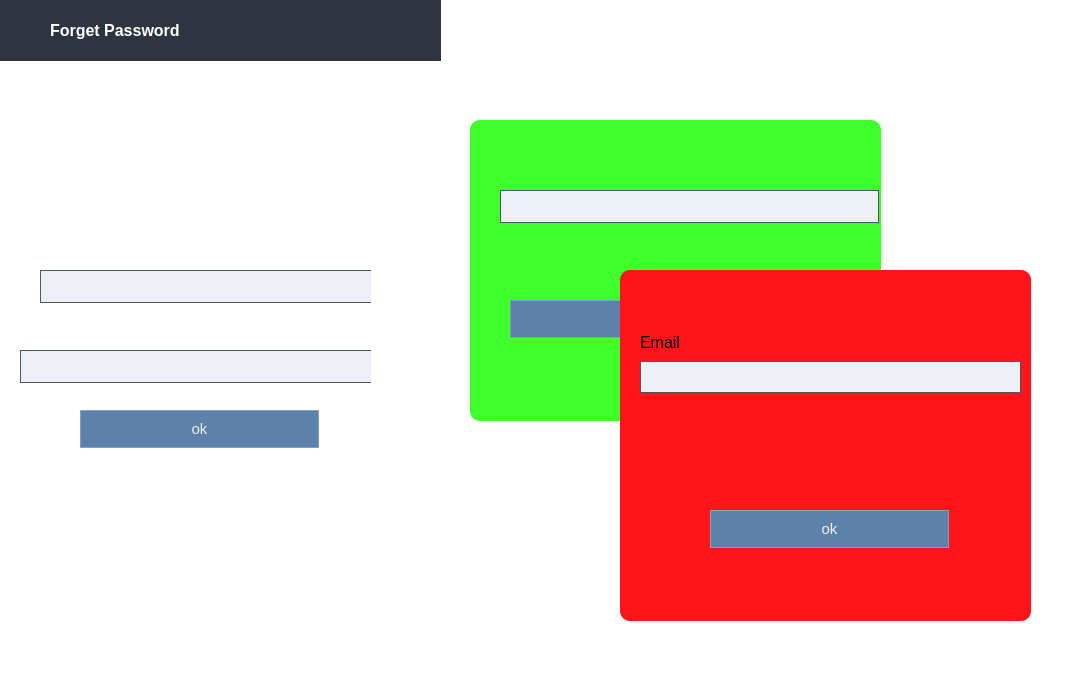
<?xml version="1.0" encoding="UTF-8"?>
<ui version="4.0">
 <class>CreateAccountDialog</class>
 <widget class="QDialog" name="CreateAccountDialog">
  <property name="geometry">
   <rect>
    <x>0</x>
    <y>0</y>
    <width>1066</width>
    <height>685</height>
   </rect>
  </property>
  <property name="windowTitle">
   <string>Dialog</string>
  </property>
  <property name="styleSheet">
   <string notr="true"> QWidget {
    background-color:rgb(255, 255, 255); /* Light Gray for Light Mode */
    color: #000000;           /* Black Text */
    font-family: &quot;Segoe UI&quot;, Arial, sans-serif;
    font-size: 12pt;
border-radius: 10px;
}</string>
  </property>
  <widget class="QWidget" name="widget_2" native="true">
   <property name="geometry">
    <rect>
     <x>0</x>
     <y>0</y>
     <width>441</width>
     <height>61</height>
    </rect>
   </property>
   <property name="styleSheet">
    <string notr="true">/*background-color: #bababa;*/
border-radius: 0px;
 background-color:#2e3440;</string>
   </property>
   <widget class="QLabel" name="label_7">
    <property name="geometry">
     <rect>
      <x>50</x>
      <y>10</y>
      <width>161</width>
      <height>41</height>
     </rect>
    </property>
    <property name="font">
     <font>
      <family>Segoe UI</family>
      <pointsize>12</pointsize>
      <bold>true</bold>
     </font>
    </property>
    <property name="styleSheet">
     <string notr="true">color: rgb(255, 255, 255);</string>
    </property>
    <property name="text">
     <string>Forget Password</string>
    </property>
   </widget>
   <widget class="QLabel" name="label_8">
    <property name="geometry">
     <rect>
      <x>10</x>
      <y>20</y>
      <width>31</width>
      <height>31</height>
     </rect>
    </property>
    <property name="text">
     <string/>
    </property>
    <property name="pixmap">
     <pixmap resource="../resources/rec.qrc">:/newPrefix/more_icons/settingssmallg.png</pixmap>
    </property>
    <property name="scaledContents">
     <bool>true</bool>
    </property>
   </widget>
  </widget>
  <widget class="QFrame" name="frame">
   <property name="geometry">
    <rect>
     <x>620</x>
     <y>270</y>
     <width>411</width>
     <height>351</height>
    </rect>
   </property>
   <property name="styleSheet">
    <string notr="true">background-color: rgb(255, 21, 25);</string>
   </property>
   <property name="frameShape">
    <enum>QFrame::Shape::StyledPanel</enum>
   </property>
   <property name="frameShadow">
    <enum>QFrame::Shadow::Raised</enum>
   </property>
   <widget class="QWidget" name="layoutWidget">
    <property name="geometry">
     <rect>
      <x>20</x>
      <y>60</y>
      <width>381</width>
      <height>63</height>
     </rect>
    </property>
    <layout class="QVBoxLayout" name="verticalLayout_2">
     <item>
      <widget class="QLabel" name="label_3">
       <property name="font">
        <font>
         <family>Segoe UI</family>
         <pointsize>12</pointsize>
        </font>
       </property>
       <property name="text">
        <string>Email</string>
       </property>
      </widget>
     </item>
     <item>
      <widget class="QLineEdit" name="email_field">
       <property name="styleSheet">
        <string notr="true">/* Input Field */
QLineEdit {
    background-color: #eceff4; /* Light background */
    color: #000000; /* Black text */
    border: 1px solid #4C566A; /* Subtle gray-blue border */
    border-radius: 0px; /* No rounded corners */
    padding: 6px; /* Padding inside the field */
    font-size: 14px; /* Standard font size */
}

/* Focused Input Field */
QLineEdit:focus {
    border: 1px solid #88C0D0; /* Light blue/teal border on focus */
    background-color: #e1e9f2; /* Slightly lighter background on focus */
}

/* Placeholder Text */
QLineEdit::placeholder {
    color: #4C566A; /* Darker gray for placeholder text */
}
</string>
       </property>
      </widget>
     </item>
    </layout>
   </widget>
   <widget class="QPushButton" name="check_mail_button">
    <property name="geometry">
     <rect>
      <x>90</x>
      <y>240</y>
      <width>239</width>
      <height>38</height>
     </rect>
    </property>
    <property name="minimumSize">
     <size>
      <width>86</width>
      <height>38</height>
     </size>
    </property>
    <property name="styleSheet">
     <string notr="true">QPushButton {
    background-color: #5E81AC; /* Nord Blue */
    color: #ECEFF4; /* Light text */
    border: 1px solid #81A1C1; /* Lighter blue border */
    border-radius: 0px; /* No roundness */
    padding: 6px 12px;
    font-family: &quot;Segoe UI&quot;;
    font-size: 15px;
    min-width: 60px;
    min-height: 24px;
}

/* Hover State */
QPushButton:hover {
    background-color: #81A1C1; /* Lighter Nord Blue */
    border: 1px solid #88C0D0; /* Teal highlight */
}

/* Pressed State */
QPushButton:pressed {
    background-color: #4C566A; /* Darker Nord Blue */
    border: 1px solid #8FBCBB; /* Teal accent */
}

/* Edit Button Specific Style */
QPushButton#editButton {
    background-color: #88C0D0; /* Soft Teal Blue */
    color: #2E3440; /* Darker text for contrast */
    border: 1px solid #8FBCBB; /* Teal border */
}

QPushButton#editButton:hover {
    background-color: #8FBCBB; /* Slightly lighter teal */
    border: 1px solid #81A1C1; /* Soft blue highlight */
}

QPushButton#editButton:pressed {
    background-color: #5E81AC; /* Dark Nord Blue */
    border: 1px solid #4C566A; /* Darker border */
}
</string>
    </property>
    <property name="text">
     <string>ok</string>
    </property>
   </widget>
   <widget class="QLineEdit" name="warnning">
    <property name="geometry">
     <rect>
      <x>100</x>
      <y>170</y>
      <width>211</width>
      <height>34</height>
     </rect>
    </property>
   </widget>
  </widget>
  <widget class="QFrame" name="frame_2">
   <property name="geometry">
    <rect>
     <x>470</x>
     <y>120</y>
     <width>411</width>
     <height>301</height>
    </rect>
   </property>
   <property name="styleSheet">
    <string notr="true">background-color: rgb(64, 255, 43);</string>
   </property>
   <property name="frameShape">
    <enum>QFrame::Shape::StyledPanel</enum>
   </property>
   <property name="frameShadow">
    <enum>QFrame::Shadow::Raised</enum>
   </property>
   <widget class="QLineEdit" name="email_field_2">
    <property name="geometry">
     <rect>
      <x>30</x>
      <y>70</y>
      <width>379</width>
      <height>33</height>
     </rect>
    </property>
    <property name="styleSheet">
     <string notr="true">/* Input Field */
QLineEdit {
    background-color: #eceff4; /* Light background */
    color: #000000; /* Black text */
    border: 1px solid #4C566A; /* Subtle gray-blue border */
    border-radius: 0px; /* No rounded corners */
    padding: 6px; /* Padding inside the field */
    font-size: 14px; /* Standard font size */
}

/* Focused Input Field */
QLineEdit:focus {
    border: 1px solid #88C0D0; /* Light blue/teal border on focus */
    background-color: #e1e9f2; /* Slightly lighter background on focus */
}

/* Placeholder Text */
QLineEdit::placeholder {
    color: #4C566A; /* Darker gray for placeholder text */
}
</string>
    </property>
   </widget>
   <widget class="QPushButton" name="check_mail_button_3">
    <property name="geometry">
     <rect>
      <x>40</x>
      <y>180</y>
      <width>239</width>
      <height>38</height>
     </rect>
    </property>
    <property name="minimumSize">
     <size>
      <width>86</width>
      <height>38</height>
     </size>
    </property>
    <property name="styleSheet">
     <string notr="true">QPushButton {
    background-color: #5E81AC; /* Nord Blue */
    color: #ECEFF4; /* Light text */
    border: 1px solid #81A1C1; /* Lighter blue border */
    border-radius: 0px; /* No roundness */
    padding: 6px 12px;
    font-family: &quot;Segoe UI&quot;;
    font-size: 15px;
    min-width: 60px;
    min-height: 24px;
}

/* Hover State */
QPushButton:hover {
    background-color: #81A1C1; /* Lighter Nord Blue */
    border: 1px solid #88C0D0; /* Teal highlight */
}

/* Pressed State */
QPushButton:pressed {
    background-color: #4C566A; /* Darker Nord Blue */
    border: 1px solid #8FBCBB; /* Teal accent */
}

/* Edit Button Specific Style */
QPushButton#editButton {
    background-color: #88C0D0; /* Soft Teal Blue */
    color: #2E3440; /* Darker text for contrast */
    border: 1px solid #8FBCBB; /* Teal border */
}

QPushButton#editButton:hover {
    background-color: #8FBCBB; /* Slightly lighter teal */
    border: 1px solid #81A1C1; /* Soft blue highlight */
}

QPushButton#editButton:pressed {
    background-color: #5E81AC; /* Dark Nord Blue */
    border: 1px solid #4C566A; /* Darker border */
}
</string>
    </property>
    <property name="text">
     <string>ok</string>
    </property>
   </widget>
  </widget>
  <widget class="QFrame" name="frame_3">
   <property name="geometry">
    <rect>
     <x>20</x>
     <y>70</y>
     <width>351</width>
     <height>431</height>
    </rect>
   </property>
   <property name="frameShape">
    <enum>QFrame::Shape::StyledPanel</enum>
   </property>
   <property name="frameShadow">
    <enum>QFrame::Shadow::Raised</enum>
   </property>
   <widget class="QLineEdit" name="email_field_3">
    <property name="geometry">
     <rect>
      <x>20</x>
      <y>200</y>
      <width>379</width>
      <height>33</height>
     </rect>
    </property>
    <property name="styleSheet">
     <string notr="true">/* Input Field */
QLineEdit {
    background-color: #eceff4; /* Light background */
    color: #000000; /* Black text */
    border: 1px solid #4C566A; /* Subtle gray-blue border */
    border-radius: 0px; /* No rounded corners */
    padding: 6px; /* Padding inside the field */
    font-size: 14px; /* Standard font size */
}

/* Focused Input Field */
QLineEdit:focus {
    border: 1px solid #88C0D0; /* Light blue/teal border on focus */
    background-color: #e1e9f2; /* Slightly lighter background on focus */
}

/* Placeholder Text */
QLineEdit::placeholder {
    color: #4C566A; /* Darker gray for placeholder text */
}
</string>
    </property>
   </widget>
   <widget class="QLineEdit" name="email_field_4">
    <property name="geometry">
     <rect>
      <x>0</x>
      <y>280</y>
      <width>379</width>
      <height>33</height>
     </rect>
    </property>
    <property name="styleSheet">
     <string notr="true">/* Input Field */
QLineEdit {
    background-color: #eceff4; /* Light background */
    color: #000000; /* Black text */
    border: 1px solid #4C566A; /* Subtle gray-blue border */
    border-radius: 0px; /* No rounded corners */
    padding: 6px; /* Padding inside the field */
    font-size: 14px; /* Standard font size */
}

/* Focused Input Field */
QLineEdit:focus {
    border: 1px solid #88C0D0; /* Light blue/teal border on focus */
    background-color: #e1e9f2; /* Slightly lighter background on focus */
}

/* Placeholder Text */
QLineEdit::placeholder {
    color: #4C566A; /* Darker gray for placeholder text */
}
</string>
    </property>
   </widget>
   <widget class="QPushButton" name="check_mail_button_2">
    <property name="geometry">
     <rect>
      <x>60</x>
      <y>340</y>
      <width>239</width>
      <height>38</height>
     </rect>
    </property>
    <property name="minimumSize">
     <size>
      <width>86</width>
      <height>38</height>
     </size>
    </property>
    <property name="styleSheet">
     <string notr="true">QPushButton {
    background-color: #5E81AC; /* Nord Blue */
    color: #ECEFF4; /* Light text */
    border: 1px solid #81A1C1; /* Lighter blue border */
    border-radius: 0px; /* No roundness */
    padding: 6px 12px;
    font-family: &quot;Segoe UI&quot;;
    font-size: 15px;
    min-width: 60px;
    min-height: 24px;
}

/* Hover State */
QPushButton:hover {
    background-color: #81A1C1; /* Lighter Nord Blue */
    border: 1px solid #88C0D0; /* Teal highlight */
}

/* Pressed State */
QPushButton:pressed {
    background-color: #4C566A; /* Darker Nord Blue */
    border: 1px solid #8FBCBB; /* Teal accent */
}

/* Edit Button Specific Style */
QPushButton#editButton {
    background-color: #88C0D0; /* Soft Teal Blue */
    color: #2E3440; /* Darker text for contrast */
    border: 1px solid #8FBCBB; /* Teal border */
}

QPushButton#editButton:hover {
    background-color: #8FBCBB; /* Slightly lighter teal */
    border: 1px solid #81A1C1; /* Soft blue highlight */
}

QPushButton#editButton:pressed {
    background-color: #5E81AC; /* Dark Nord Blue */
    border: 1px solid #4C566A; /* Darker border */
}
</string>
    </property>
    <property name="text">
     <string>ok</string>
    </property>
   </widget>
  </widget>
  <zorder>widget_2</zorder>
  <zorder>frame_3</zorder>
  <zorder>frame_2</zorder>
  <zorder>frame</zorder>
 </widget>
 <resources>
  <include location="../resources/rec.qrc"/>
 </resources>
 <connections/>
</ui>
